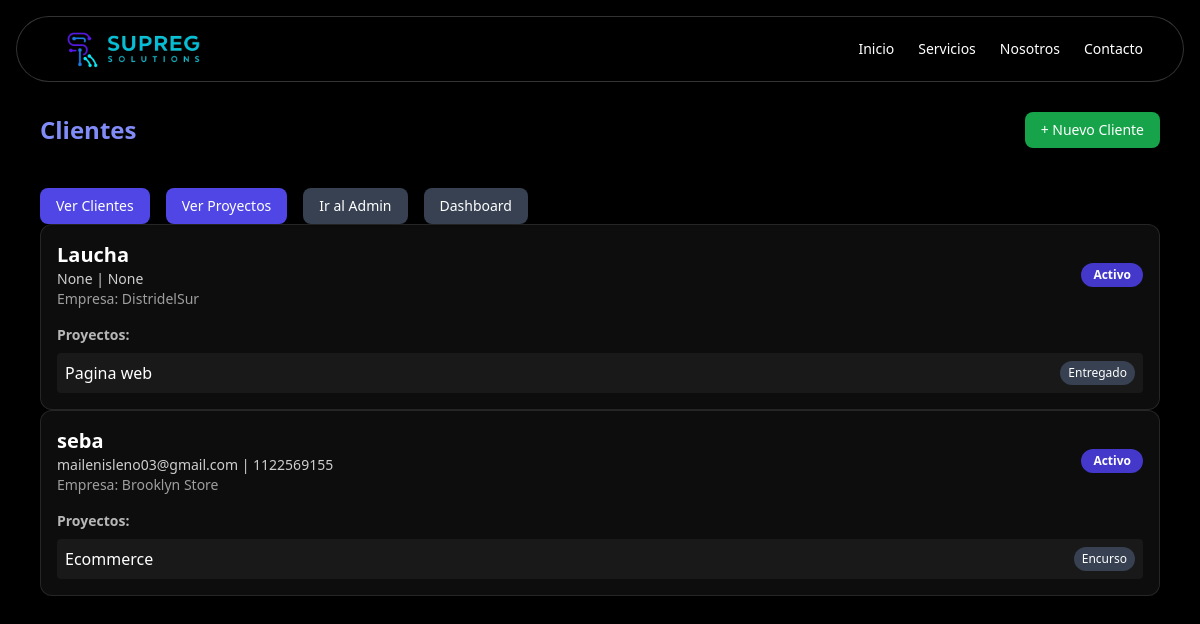
The app's page /clientes/ (signed in), older data.
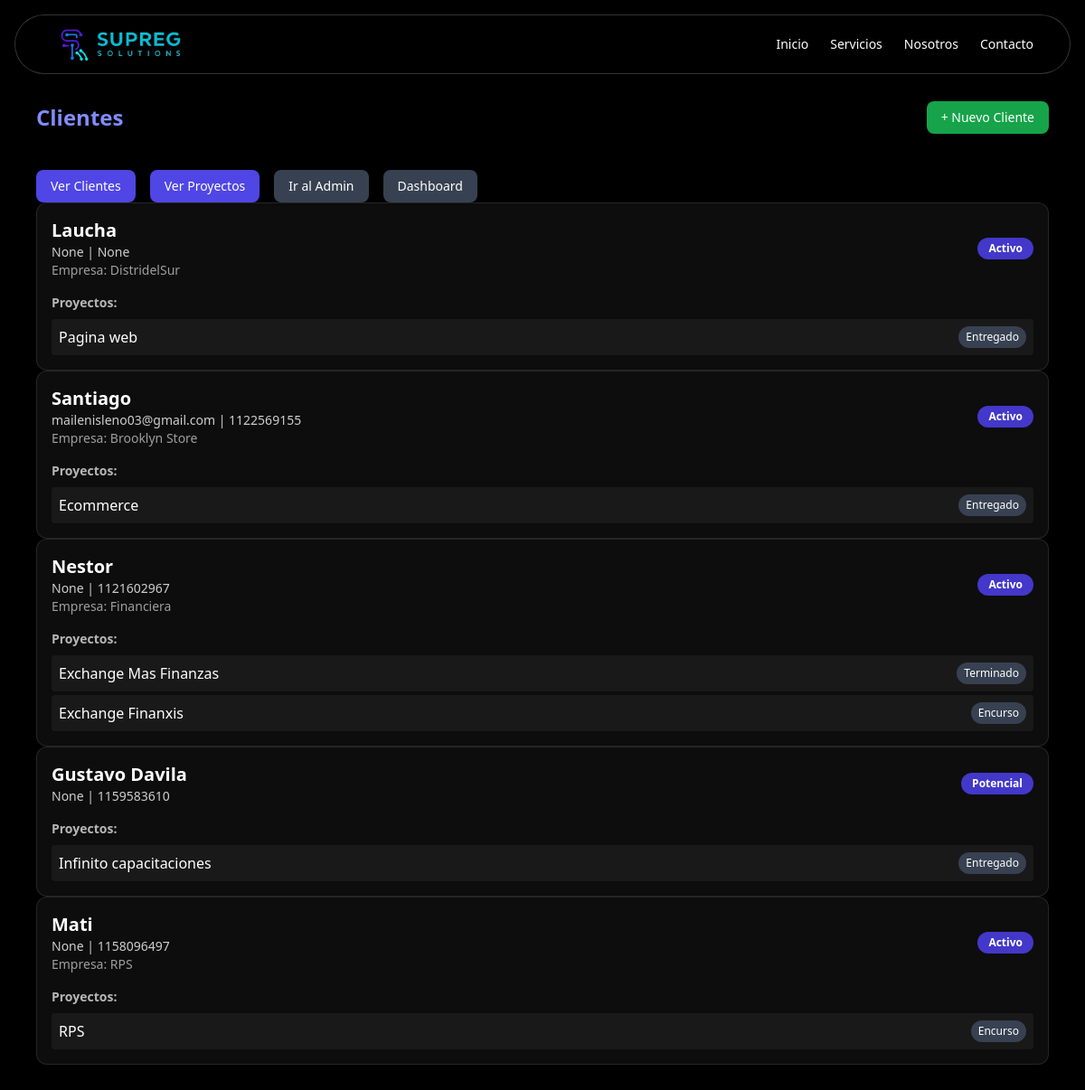
The same page, newer data.
### webapp/models.py (models this page shows, shortened)
class Cliente(models.Model):
    nombre = models.CharField(max_length=100)
    email = models.EmailField(blank=True, null=True)
    telefono = models.CharField(max_length=30, blank=True, null=True)
    empresa = models.CharField(max_length=100, blank=True, null=True)
    estado = models.CharField(max_length=20, choices=[('activo', 'Activo'), ('potencial', 'Potencial'), ('inactivo', 'Inactivo')])
    notas = models.TextField(blank=True, null=True)

class Proyecto(models.Model):
    MONEDAS = [
        ('ARS', 'Pesos Argentinos'),
        ('USD', 'Dólares Americanos'),
    ]
    cliente = models.ForeignKey(Cliente, on_delete=models.CASCADE, related_name="proyectos")
    nombre = models.CharField(max_length=150)
    descripcion = models.TextField(blank=True, null=True)
    fecha_inicio = models.DateField()
    fecha_entrega = models.DateField(blank=True, null=True)
    estado = models.CharField(max_length=20, choices=[
        ('pendiente', 'Pendiente'),
        ('en_curso', 'En curso'),
        ('pausado', 'Pausado'),
        ('terminado', 'Terminado'),
        ('entregado', 'Entregado')
    ])
    moneda = models.CharField(max_length=3, choices=MONEDAS, default='ARS')  # NUEVO
    precio = models.DecimalField(max_digits=12, decimal_places=2)  # total presupuestado
    monto_cobrado = models.DecimalField(max_digits=12, decimal_places=2, default=0)  # total facturado
    observaciones = models.TextField(blank=True, null=True)

### webapp/views.py (the view)
# urls.py: path('clientes/', clientes_list, name='clientes_list'),
@login_required
def clientes_list(request):
    clientes = Cliente.objects.all()
    return render(request, 'clientes_list.html', {'clientes': clientes})

### webapp/templates/clientes_list.html (shortened to what this page needs)
{% extends 'base.html' %}
{% block content %}
<div class="pt-28 max-w-6xl mx-auto px-4">
  <div class="flex justify-between items-center mb-6">
    <h1 class="text-2xl font-bold text-indigo-400">Clientes</h1>
    <a href="{% url 'nuevo_cliente' %}" class="bg-green-600 hover:bg-green-700 text-white px-4 py-2 rounded-lg text-sm shadow">+ Nuevo Cliente</a>
  </div>
  <div class="mt-10 flex flex-wrap gap-4">
    <a href="{% url 'clientes_list' %}"
      class="bg-indigo-600 hover:bg-indigo-700 text-white px-4 py-2 rounded-lg text-sm shadow">Ver Clientes</a>
    <a href="{% url 'proyectos_list' %}"
      class="bg-indigo-600 hover:bg-indigo-700 text-white px-4 py-2 rounded-lg text-sm shadow">Ver Proyectos</a>
    <a href="{% url 'admin:index' %}"
      class="bg-gray-700 hover:bg-gray-800 text-white px-4 py-2 rounded-lg text-sm shadow">Ir al Admin</a>
    <a href="{% url 'dashboard' %}"
      class="bg-gray-700 hover:bg-gray-800 text-white px-4 py-2 rounded-lg text-sm shadow">Dashboard</a>
    </div>
    {% for cliente in clientes %}
    <div class="bg-white/5 border border-white/10 rounded-xl p-4 shadow">
      <div class="flex justify-between items-center">
        <div>
          <h2 class="text-xl font-semibold text-white">{{ cliente.nombre }}</h2>
          <p class="text-sm text-white/80">{{ cliente.email }} | {{ cliente.telefono }}</p>
          {% if cliente.empresa %}
          <p class="text-sm text-white/60">Empresa: {{ cliente.empresa }}</p>
          {% endif %}
        </div>
        <span class="px-3 py-1 rounded-full text-xs font-semibold bg-indigo-700 text-white capitalize">
          {{ cliente.estado }}
        </span>
      </div>
      {% if cliente.proyectos.all %}
      <div class="mt-4">
        <h3 class="text-sm font-bold text-white/70 mb-2">Proyectos:</h3>
        <ul class="space-y-1">
          {% for proyecto in cliente.proyectos.all %}
          <li class="flex justify-between items-center bg-white/5 p-2 rounded">
            <span>{{ proyecto.nombre }}</span>
            <span class="text-xs font-medium px-2 py-1 rounded-full bg-gray-700 text-white capitalize">
              {{ proyecto.estado|cut:"_" }}
            </span>
          </li>
          {% endfor %}
        </ul>
      </div>
      {% endif %}
    </div>
    {% empty %}
    <p class="text-white">No hay clientes aún.</p>
    {% endfor %}
  </div>
{% endblock %}

Row changes from the older to the newer data that the page shows:
changed Cliente "mailenisleno03@gmail.com": nombre "seba" → "Santiago"
changed Proyecto "Ecommerce": estado "Encurso" → "Entregado"
added Cliente: nombre "Nestor", email "None", telefono "1121602967", empresa "Financiera", estado "Activo"
added Proyecto: nombre "Exchange Mas Finanzas", estado "Terminado", shown under "Nestor"
added Proyecto: nombre "Exchange Finanxis", estado "Encurso", shown under "Nestor"
added Cliente: nombre "Gustavo Davila", email "None", telefono "1159583610", estado "Potencial"
added Proyecto: nombre "Infinito capacitaciones", estado "Entregado", shown under "Gustavo Davila"
added Cliente: nombre "Mati", email "None", telefono "1158096497", empresa "RPS", estado "Activo"
added Proyecto: nombre "RPS", estado "Encurso", shown under "Mati"
